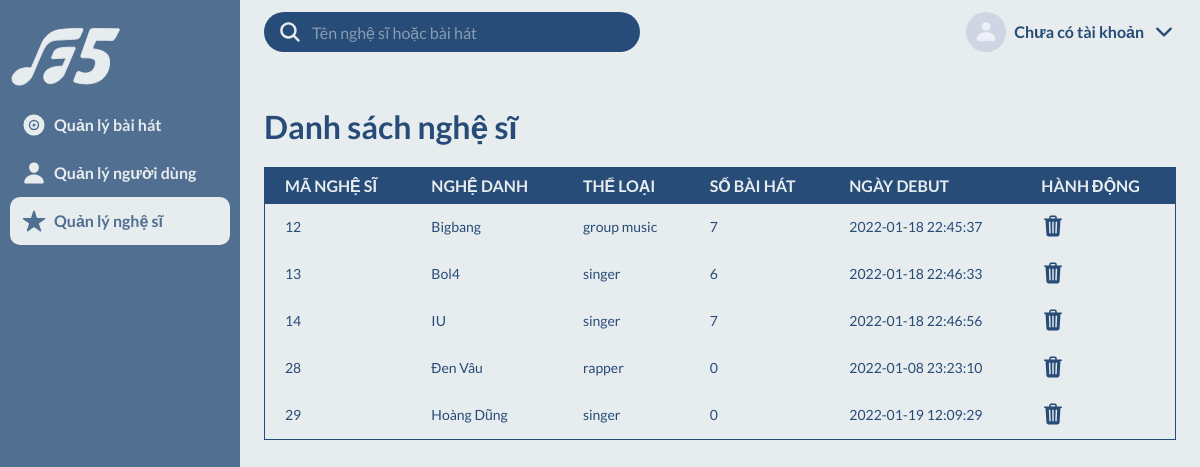
The app's page /manage_artists.php, older data.
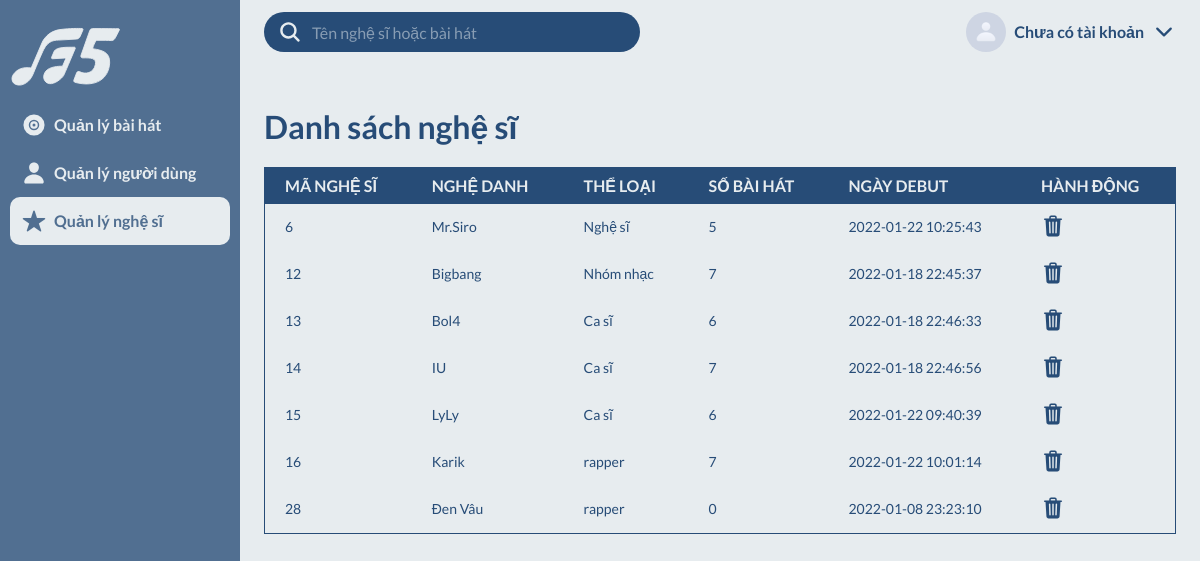
The same page, newer data.
### tables this page shows
CREATE TABLE `users` (
  `id` int(30) NOT NULL,
  `stagename` varchar(255) NOT NULL,
  `username` varchar(50) NOT NULL,
  `password` text NOT NULL,
  `type` int(1) NOT NULL DEFAULT 2,
  `date_created` datetime NOT NULL DEFAULT current_timestamp(),
  `image` varchar(100) DEFAULT NULL,
  `occupation` varchar(255) NOT NULL
);

### manage_artists.php (the view, shortened to what the changed rows need)
<!DOCTYPE html>
<html lang="en">
    <head>
        <link rel="stylesheet" href="./css/base.css" />
        <link rel="stylesheet" href="./css/app.css" />
        <link rel="stylesheet" href="./css/search.css" />
        <link rel="stylesheet" href="./css/table.css" />
    </head>
    <body>
        <div class="grid">
            <main class="main" >
                <h1 class="table-title">Danh sách nghệ sĩ</h1>
                <table id = "songs">
                    <thead>
                        <tr>
                            <th>Mã Nghệ Sĩ</th>
                            <th>Nghệ Danh</th>
                            <th>Thể Loại</th>
                            <th>Số Bài Hát</th>
                            <th>Ngày Debut</th>
                            <th>Hành Động</th>
                        </tr>
                    </thead>
                <?php
                    include 'db_connect.php';
                    $sql_song = "SELECT * FROM users where type=3";
                    $result_song = mysqli_query($conn, $sql_song);
                    while($row=mysqli_fetch_array($result_song)){
                ?>
                    <tbody>
                        <tr>
                        <td><?php echo $row['id']; ?></td>
                        <td>
                            <?php echo $row['stagename']; ?>
                        </td>
                        <td><?php echo $row['occupation']; ?></td>
                        <td>
                            <?php
                                $user_id = $row['id'];
                                $sql = "SELECT COUNT(*) FROM songs WHERE user_id = $user_id;";
                                $result = mysqli_query($conn, $sql);
                                $row1=mysqli_fetch_array($result);
                                echo $row1[0];
                            ?>
                        </td>
                         <td><?php echo $row['date_created']; ?></td>
                        <td>
                            <a href="delete_artist.php?id=<?php echo $row['id']; ?>">
                                <ion-icon name="trash"></ion-icon>
                            </a>
                        </td>
                    </tr>
                    </tbody>
                <?php
                    }
                ?>
                </table>
            </main>
    </body>
</html>

Row changes from the older to the newer data that the page shows:
removed users: id "29", stagename "Hoàng Dũng", occupation "singer", row1 "0", date_created "2022-01-19 12:09:29"
added users: id "6", stagename "Mr.Siro", occupation "Nghệ sĩ", row1 "5", date_created "2022-01-22 10:25:43"
changed users "Bigbang": occupation "group music" → "Nhóm nhạc"
changed users "Bol4": occupation "singer" → "Ca sĩ"
changed users "IU": occupation "singer" → "Ca sĩ"
added users: id "15", stagename "LyLy", occupation "Ca sĩ", row1 "6", date_created "2022-01-22 09:40:39"
added users: id "16", stagename "Karik", occupation "rapper", row1 "7", date_created "2022-01-22 10:01:14"
